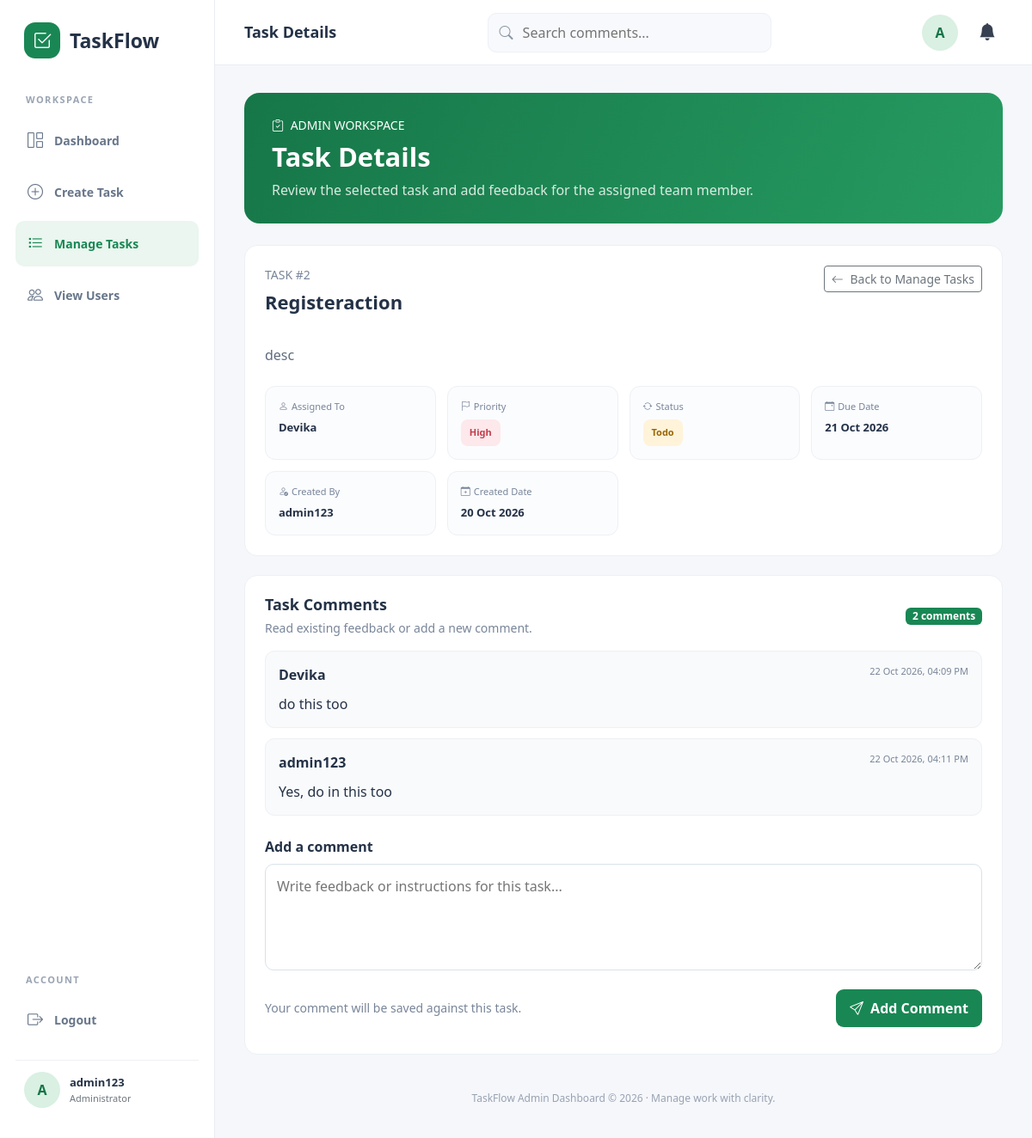
/task-detail/2/ (signed in), run on the app's committed database.
### app/models.py (models this page shows, shortened)
class Task(models.Model):
    STATUS_CHOICES = [
        ('todo', 'Todo'),
        ('in_progress', 'In Progress'),
        ('completed', 'Completed'),
    ]
    PRIORITY_CHOICES = [
        ('low', 'Low'),
        ('medium', 'Medium'),
        ('high', 'High'),
    ]
    created_by = models.ForeignKey(
        User,
        on_delete=models.CASCADE,
        related_name='created_tasks'
    )
    assigned_to = models.ForeignKey(
        User,
        on_delete=models.CASCADE,
        related_name='assigned_tasks'
    )
    title = models.CharField(max_length=200)
    description = models.TextField(blank=True)
    status = models.CharField(
        max_length=20,
        choices=STATUS_CHOICES,
        default='todo'
    )
    priority = models.CharField(
        max_length=10,
        choices=PRIORITY_CHOICES,
        default='medium'
    )
    due_date = models.DateField(null=True, blank=True)
    created_date = models.DateTimeField(auto_now_add=True)

class Registeration(models.Model):
    user = models.OneToOneField(
        User,
        on_delete=models.CASCADE
    )
    name = models.CharField(max_length=100)
    address = models.TextField()
    phone = models.CharField(max_length=15, unique=True)
    email = models.EmailField(unique=True)

class TaskComment(models.Model):
    task = models.ForeignKey(
        Task,
        on_delete=models.CASCADE,
        related_name='comments'
    )
    user = models.ForeignKey(
        User,
        on_delete=models.CASCADE
    )
    comment = models.TextField()
    is_read=models.BooleanField(default=False)
    created_at = models.DateTimeField(auto_now_add=True)
    is_read_by_assignee = models.BooleanField(default=False)

### app/views.py (the view)
# urls.py: path('task-detail/<int:task_id>/', views.task_detail,name='task_detail'),
@login_required
@admin_required
def task_detail(request, task_id):
    unread_notifications_count=TaskComment.objects.filter(is_read=False).count()
    profile=request.user
    task = get_object_or_404(Task, id=task_id)
    return render(request, 'task_detail.html', {
        'task': task,
        'unread_notifications_count':unread_notifications_count,
        'profile':profile,
    })

### app/views.py (called while the page is built)
def admin_required(view):
    return login_required(user_passes_test(lambda u: u.is_superuser)(view))

### templates/task_detail.html (shortened to what this page needs)
<!DOCTYPE html>
<html lang="en">
<head>
    <link href="https://cdn.jsdelivr.net/npm/bootstrap@5.3.3/dist/css/bootstrap.min.css" rel="stylesheet">
    <link rel="stylesheet" href="https://cdn.jsdelivr.net/npm/bootstrap-icons@1.11.3/font/bootstrap-icons.min.css">
</head>
<body>
    <aside class="sidebar" id="sidebar">
        <a href="{% url 'admin_home' %}" class="brand">
            <span class="brand-icon"><i class="bi bi-check2-square"></i></span>
            <span>TaskFlow</span>
        </a>
        <div class="sidebar-label">WORKSPACE</div>
        <a href="{% url 'admin_home' %}" class="side-link">
            <i class="bi bi-grid-1x2"></i> Dashboard
        </a>
        <a href="{% url 'addtask' %}" class="side-link">
            <i class="bi bi-plus-circle"></i> Create Task
        </a>
        <a href="{% url 'viewtask' %}" class="side-link active">
            <i class="bi bi-list-task"></i> Manage Tasks
        </a>
        <a href="{% url 'view_users' %}" class="side-link">
            <i class="bi bi-people"></i> View Users
        </a>
        <div class="sidebar-bottom">
            <div class="sidebar-label">ACCOUNT</div>
            <a href="{% url 'log_out' %}" class="side-link">
                <i class="bi bi-box-arrow-right"></i> Logout
            </a>
            <div class="admin-mini">
                <div class="avatar">
                    {{ profile.username|default:"A"|slice:":1"|upper }}
                </div>
                <div class="overflow-hidden">
                    <div class="fw-bold text-truncate" style="font-size:13px;">
                        {{ profile.username|default:"Administrator" }}
                    </div>
                    <div class="text-secondary" style="font-size:11px;">
                        Administrator
                    </div>
                </div>
            </div>
        </div>
    </aside>
    <main class="main-content">
        <header class="topbar">
            <div class="d-flex align-items-center gap-3">
                <h2 class="topbar-title">Task Details</h2>
            </div>
            <div class="search-box">
                <i class="bi bi-search"></i>
                <input type="search" id="commentSearch"
                       placeholder="Search comments...">
            </div>
            <div class="d-flex align-items-center gap-3">
                <div class="avatar">
                    {{ profile.username|default:"A"|slice:":1"|upper }}
                </div>
                <a href="{% url 'admin_notification' %}"
                   class="notification-bell" title="Notifications">
                    <i class="bi bi-bell-fill"></i>
                </a>
            </div>
        </header>
        <div class="content-area">
            <section class="welcome-panel">
                <div class="small mb-2">
                    <i class="bi bi-clipboard-check me-1"></i>
                    ADMIN WORKSPACE
                </div>
                <h1>Task Details</h1>
                <p>Review the selected task and add feedback for the assigned team member.</p>
            </section>
            <section class="content-card">
                <div class="d-flex justify-content-between align-items-start flex-wrap gap-3">
                    <div class="flex-grow-1">
                        <div class="small muted mb-2">TASK #{{ task.id }}</div>
                        <h2 class="task-title">{{ task.title }}</h2>
                        <p class="task-description mb-0">
                            {{ task.description|default:"No description provided." }}
                        </p>
                    </div>
                    <a href="{% url 'viewtask' %}"
                       class="btn btn-outline-secondary btn-sm">
                        <i class="bi bi-arrow-left me-1"></i>
                        Back to Manage Tasks
                    </a>
                </div>
                <div class="meta-grid">
                    <div class="meta-box">
                        <div class="meta-label">
                            <i class="bi bi-person me-1"></i>Assigned To
                        </div>
                        <div class="meta-value">
                            {% if task.assigned_to.registeration.name %}
                                {{ task.assigned_to.registeration.name }}
                            {% else %}
                                {{ task.assigned_to.username }}
                            {% endif %}
                        </div>
                    </div>
                    <div class="meta-box">
                        <div class="meta-label">
                            <i class="bi bi-flag me-1"></i>Priority
                        </div>
                        <div class="meta-value">
                            <span class="priority-badge priority-{{ task.priority }}">
                                {{ task.get_priority_display }}
                            </span>
                        </div>
                    </div>
                    <div class="meta-box">
                        <div class="meta-label">
                            <i class="bi bi-arrow-repeat me-1"></i>Status
                        </div>
                        <div class="meta-value">
                            <span class="status-badge status-{{ task.status }}">
                                {{ task.get_status_display }}
                            </span>
                        </div>
                    </div>
                    <div class="meta-box">
                        <div class="meta-label">
                            <i class="bi bi-calendar-event me-1"></i>Due Date
                        </div>
                        <div class="meta-value">
                            {% if task.due_date %}
                                {{ task.due_date|date:"d M Y" }}
                            {% else %}
                                Not set
                            {% endif %}
                        </div>
                    </div>
                    <div class="meta-box">
                        <div class="meta-label">
                            <i class="bi bi-person-check me-1"></i>Created By
                        </div>
                        <div class="meta-value">
                            {{ task.created_by.username|default:"Administrator" }}
                        </div>
                    </div>
                    <div class="meta-box">
                        <div class="meta-label">
                            <i class="bi bi-calendar-plus me-1"></i>Created Date
                        </div>
                        <div class="meta-value">
                            {{ task.created_date|date:"d M Y"|default:"—" }}
                        </div>
                    </div>
                </div>
            </section>
            <section class="content-card">
                <div class="d-flex justify-content-between align-items-center flex-wrap gap-2 mb-3">
                    <div>
                        <h3 class="section-heading">Task Comments</h3>
                        <p class="small muted mb-0">
                            Read existing feedback or add a new comment.
                        </p>
                    </div>
                    <span class="badge text-bg-success">
                        {{ task.comments.count }} comments
                    </span>
                </div>
                <div id="commentsList" class="mb-4">
                    {% for comment in task.comments.all %}
                        <div class="comment-item comment-search-item">
                            <div class="d-flex justify-content-between align-items-start flex-wrap gap-2">
                                <strong>
    {% if comment.user.registeration %}
        {{ comment.user.registeration.name }}
    {% else %}
        {{ comment.user.username }}
    {% endif %}
</strong>
                                <span class="comment-date">
                                    {{ comment.created_at|date:"d M Y, h:i A" }}
                                </span>
                            </div>
                            <p>{{ comment.comment|linebreaksbr }}</p>
                        </div>
                    {% endfor %}
                </div>
                <form id="adminCommentForm" data-task-id="{{ task.id }}">
                    <label for="adminComment" class="form-label fw-semibold">
                        Add a comment
                    </label>
                    <textarea id="adminComment" name="comment"
                              class="comment-input" rows="4"
                              placeholder="Write feedback or instructions for this task..."
                              required></textarea>
                    <div class="d-flex justify-content-between align-items-center flex-wrap gap-2 mt-3">
                        <small class="muted">
                            Your comment will be saved against this task.
                        </small>
                        <button type="submit" class="add-comment-btn"
                                id="addCommentButton">
                            <i class="bi bi-send me-1"></i> Add Comment
                        </button>
                    </div>
                </form>
            </section>
            <footer class="footer-text">
                TaskFlow Admin Dashboard &copy; {% now "Y" %}
                · Manage work with clarity.
            </footer>
        </div>
    </main>
</body>
</html>

### data on the page
Task: id "2", title "Registeraction", description "desc", assigned_to.registeration.name "Devika", priority "High", status "Todo", due_date "21 Oct 2026", created_by.username "admin123", created_date "20 Oct 2026", comments.count "2"
TaskComment: user.registeration.name "Devika", created_at "22 Oct 2026, 04:09 PM", comment "do this too"
TaskComment: user.username "admin123", created_at "22 Oct 2026, 04:11 PM", comment "Yes, do in this too"

### other printed values
{{ profile.username|default:"A"|slice:":1"|upper }} "A"
{{ profile.username|default:"Administrator" }} "admin123"
